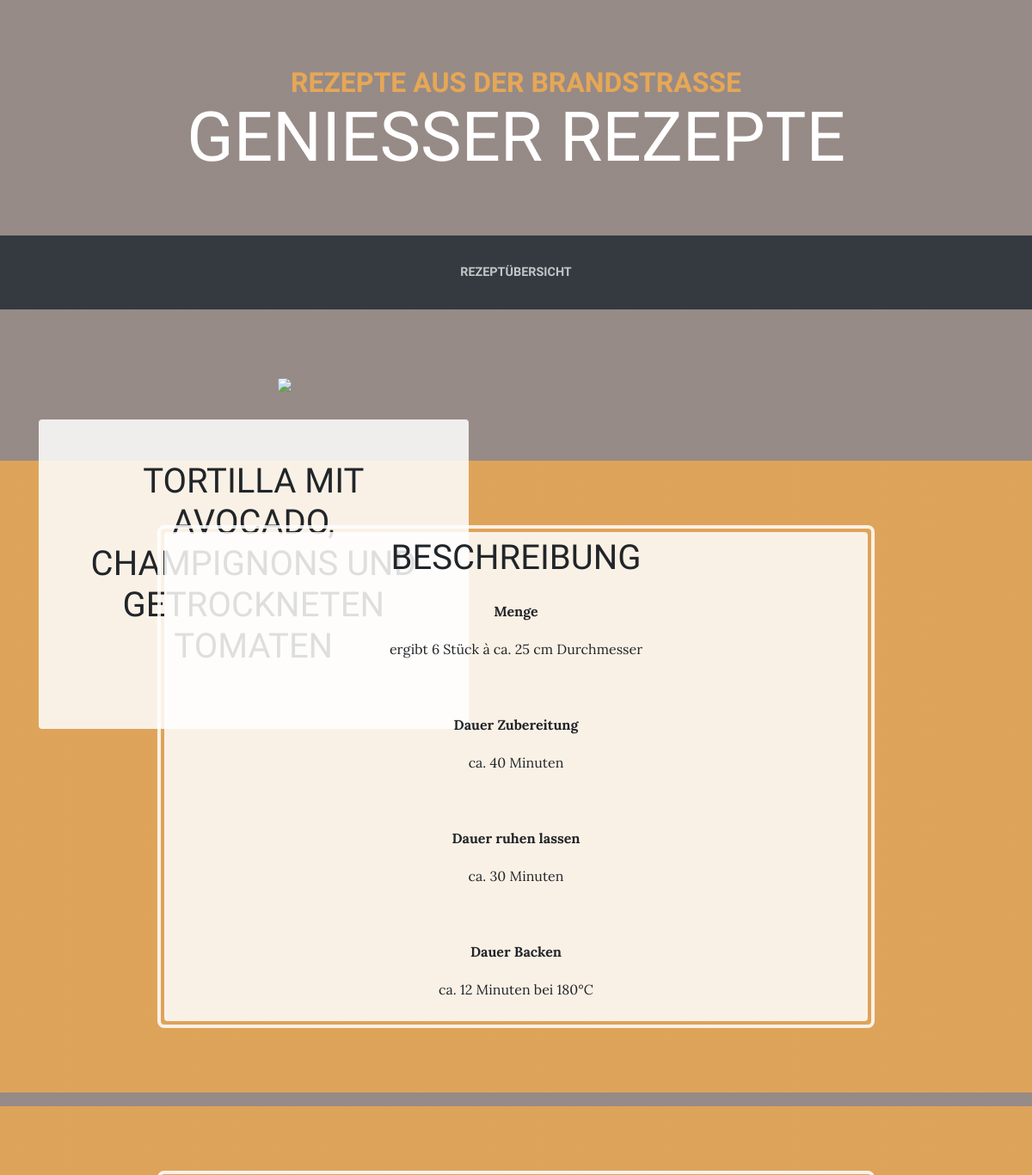
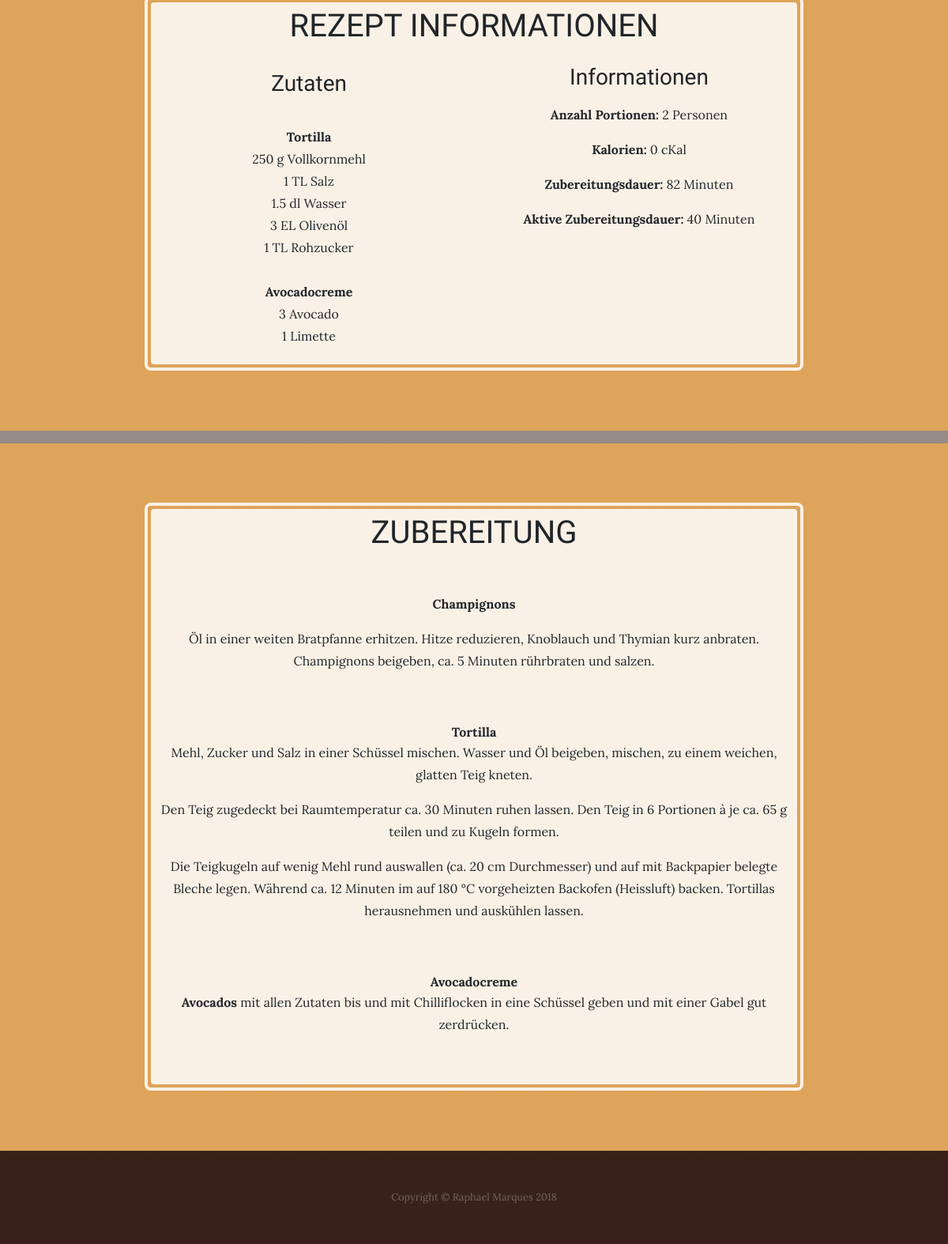
Page /2/ on the committed database (2 pictures, top to bottom).
### recipes/models.py (models this page shows, shortened)
class Recipes(models.Model):
    title = models.CharField(max_length=200)
    description = RichTextField(null=True, blank=True)
    utilities = models.ManyToManyField(Utilities, blank=True)
    labels = models.ManyToManyField(Labels, null=True, blank=True)
    forPeople = models.IntegerField(default=2)
    cKal = models.IntegerField(default=0)
    timeToMake = models.IntegerField(blank=True, default=20)
    timeToMakeActive = models.IntegerField(blank=True, default=20)
    image = models.ImageField(null=True, blank=True, upload_to="recipesImages")

class Ingredients(models.Model):
    name = models.CharField(max_length=200)
    health = models.IntegerField(default=0, blank=True)
    separator = models.BooleanField(default=False)

class IngredientsAmount(models.Model):
    my_order = models.PositiveIntegerField(default=0, blank=False, null=False)
    name = models.ForeignKey(Ingredients, on_delete=models.CASCADE)
    recipes = models.ForeignKey(Recipes, related_name='ingredients', on_delete=models.CASCADE, blank=True)
    amount = models.FloatField(default=0, blank=True, null=True)
    unit = models.ForeignKey(Unit, on_delete=models.DO_NOTHING, blank=True, null=True)
    processed = models.CharField(max_length=200, blank=True, null=True)
    class Meta(object):
        ordering = ['my_order']

class Unit(models.Model):
    unit = models.CharField(max_length=200)

class Steps(models.Model):
    stepNr = models.CharField(max_length=100, blank=True)
    description = RichTextField(blank=True)
    recipes = models.ForeignKey(Recipes, related_name='steps', on_delete=models.CASCADE)
    my_order = models.PositiveIntegerField(default=0, blank=False, null=False)
    class Meta(object):
        ordering = ['my_order']

### recipes/views.py (the view)
# urls.py: path('<int:recipes_id>/', views.detail, name='detail'),
def detail(request, recipes_id):
    try:
        recipes = RecipesSerializer(Recipes.objects.get(pk=recipes_id)).data
    except Recipes.DoesNotExist:
        raise Http404("Question does not exist")
    return render(request, 'recipes/detail.html', {'recipes': recipes})

### recipes/templates/recipes/detail.html (shortened to what this page needs)
<!DOCTYPE html>
<html>
{% load static %}
{% load tags %}
<head>
    <link rel="stylesheet" href="/static/bsdesign/bootstrap/css/bootstrap.min.css">
    <link rel="stylesheet" href="/static/bsdesign/css/untitled.css">
</head>
<body style="background:linear-gradient(rgba(47, 23, 15, 0.5), rgba(47, 23, 15, 0.5)), url('/static/bsdesign/img/background.jpg');background-size:contain;">
    <h1 class="text-center text-white d-none d-lg-block site-heading"><span class="text-primary site-heading-upper mb-3">Rezepte aus der Brandstrasse</span><span class="site-heading-lower">Geniesser Rezepte</span></h1>
    <nav class="navbar navbar-light navbar-expand-lg bg-dark py-lg-4" id="mainNav">
        <div class="container">
            <div
                class="collapse navbar-collapse" id="navbarResponsive">
                <ul class="nav navbar-nav mx-auto">
                    <li class="nav-item" role="presentation"><a class="nav-link" href="/">Rezeptübersicht</a></li>
                </ul>
        </div>
        </div>
    </nav>
    <section class="page-section clearfix">
        <div class="container">
            <div class="intro"><img class="img-fluid intro-img mb-3 mb-lg-0 rounded" src="{{ recipes.image }}">
                <div class="intro-text left-0 text-centerfaded p-5 rounded bg-faded text-center">
                    <h2 class="section-heading mb-4"><span class="section-heading-lower">{{ recipes.title }}</span></h2>
                      </div>
            </div>
        </div>
    </section>
    <section class="page-section cta">
        <div class="container">
            <div class="row">
                <div class="col-xl-9 mx-auto">
                    <div class="cta-inner text-center rounded">
                        <h2 class="section-heading mb-4"><span class="section-heading-lower">Beschreibung</span></h2>
                        <p>                                         {% autoescape off %}
                    {{ recipes.description }}
                    {% endautoescape %}</p>
                    </div>
                </div>
            </div>
        </div>
    </section>
    <section class="page-section cta">
        <div class="container">
            <div class="row">
                <div class="col-xl-9 mx-auto">
                    <div class="cta-inner text-center rounded">
                        <h2 class="section-heading mb-4"><span class="section-heading-lower">Rezept Informationen</span></h2>
                        <div class="row">
                            <div class="col-md-6">
                                <h3>Zutaten</h3>
                                <p>
                                      {% for ingredient in recipes.ingredients %}
            {% if ingredient.name.separator %}
                <br /><b> {{ ingredient.name.name }}</b>  <br />
            {% else %}
                {{ ingredient.myorder }} {{ ingredient.amount|floatformat }} {{ ingredient.unit.unit }} {{ ingredient.name.name }}{% if ingredient.processed.name %}, {% endif %}{{ ingredient.processed.name }}  <br />
            {% endif %}
        {% endfor %}
                                </p>
                            </div>
                            <div class="col-md-6">
                                <h3>Informationen</h3>
                                <p>
<p><b>Anzahl Portionen:</b> {{ recipes.forPeople}} Personen</p>
    <p><b>Kalorien: </b>{{ recipes.cKal }} cKal</p>
    <p><b>Zubereitungsdauer: </b>{{ recipes.timeToMake }} Minuten</p>
    <p><b>Aktive Zubereitungsdauer: </b>{{ recipes.timeToMakeActive }} Minuten</p>
                                </p>
                            </div>
                        </div>
                    </div>
                </div>
            </div>
        </div>
    </section>
    <section class="page-section cta">
        <div class="container">
            <div class="row">
                <div class="col-xl-9 mx-auto">
                    <div class="cta-inner text-center rounded">
                        <h2 class="section-heading mb-4"><span class="section-heading-lower">Zubereitung</span></h2>
                        <p>{% for steps in recipes.steps %}
            {% if steps.description and steps.description.strip %}
                <br /><b> {{ steps.stepNr }}</b> <br />   {% autoescape off %}{{ steps.description }}{% endautoescape %}<br />
            {% else %}
                <br /><b>{{ steps.stepNr }}</b>
            {% endif %}
        {% endfor %}</p>
                    </div>
                </div>
            </div>
        </div>
    </section>
    <footer class="footer text-faded text-center py-5">
        <div class="container">
            <p class="m-0 small">Copyright&nbsp;©&nbsp;Raphael Marques 2018</p>
        </div>
    </footer>
</body>
</html>

### static/bsdesign/css/untitled.css (style rules this page uses)
.cta-inner.text-center.rounded { margin: 0.2rem; padding: 0.4rem; }
h2 { font-size: 2rem; }
.section-heading .section-heading-lower { font-size: 2.5rem; }
h1, h2, h3, h4, h5, h6 { font-family: Raleway; }
h1, h2, h3, h4, h5, h6 { font-weight: 300; }
.page-section.cta { margin-top: 1rem; margin-bottom: 0rem; }

### rows in the picture
Recipes: title "TORTILLA MIT AVOCADO, CHAMPIGNONS UND GETROCKNETEN TOMATEN", description "Menge ergibt 6 Stück à ca. 25 cm Durchmesser Dauer Zubereitung ca. 40 Minuten Dauer ruhen lassen ca. 30 Minuten Dauer Backen ca. 12 Minuten bei 180°C"
Ingredients: name.name "Tortilla"
IngredientsAmount: amount "250"
Ingredients: name.name "Vollkornmehl"
IngredientsAmount: amount "1"
Unit: unit.unit "TL" "TL"
Ingredients: name.name "Salz"
IngredientsAmount: amount "1.5"
Unit: unit.unit "dl"
Ingredients: name.name "Wasser"
IngredientsAmount: amount "3"
Unit: unit.unit "EL"
Ingredients: name.name "Olivenöl"
IngredientsAmount: amount "1"
Ingredients: name.name "Rohzucker"
Ingredients: name.name "Avocadocreme"
IngredientsAmount: amount "3"
Ingredients: name.name "Avocado"
IngredientsAmount: amount "1"
Ingredients: name.name "Limette"
Steps: stepNr "Champignons", description "Öl in einer weiten Bratpfanne erhitzen. Hitze reduzieren, Knoblauch und Thymian kurz anbraten. Champignons beigeben, ca. 5 Minuten rührbraten und salzen."
Steps: stepNr "Tortilla", description "Mehl, Zucker und Salz in einer Schüssel mischen. Wasser und Öl beigeben, mischen, zu einem weichen, glatten Teig kneten. Den Teig zugedeckt bei Raumtemperatur ca. 30 Minuten ruhen lassen. Den Teig in 6 Portionen à je ca. 65 g teilen und zu Kugeln formen. Die Teigkugeln auf wenig Mehl rund auswallen (ca. 20 cm Durchmesser) und auf mit Backpapier belegte Bleche legen. Während ca. 12 Minuten im auf 180 °C vorgeheizten Backofen (Heissluft) backen. Tortillas herausnehmen und auskühlen lassen."
Steps: stepNr "Avocadocreme", description "Avocados mit allen Zutaten bis und mit Chilliflocken in eine Schüssel geben und mit einer Gabel gut zerdrücken."

### other values in the picture
{{ ingredient.unit.unit }} "g"
{{ recipes.forPeople }} "2"
{{ recipes.cKal }} "0"
{{ recipes.timeToMake }} "82"
{{ recipes.timeToMakeActive }} "40"
